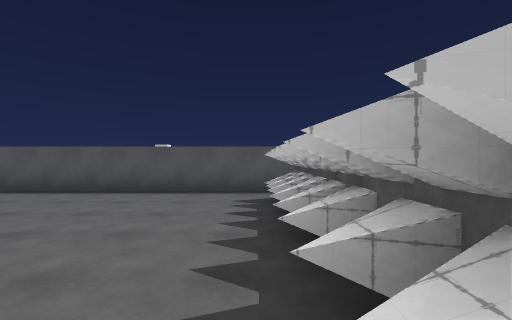
[1] (above)

23 first-person views from a walk through a scene from a Unity 3-D project. The camera is 1.4 m above the floor, looks level and sees 85° across. The floor is counted in squares, 2 m on a side. Each view is taken from the middle of a square. On the plan, view 1 faces up. The plan holds only what a view shows up to about 9 squares ahead; the rest is blank. The place goes on beyond the plan. The player character is not drawn.

[2]
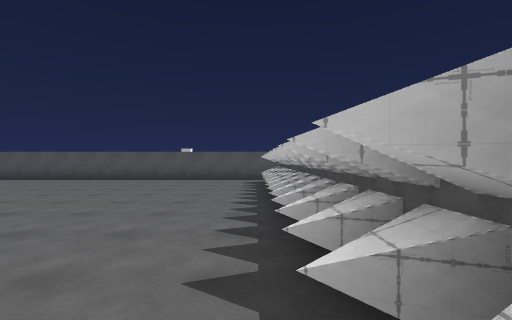

[3]
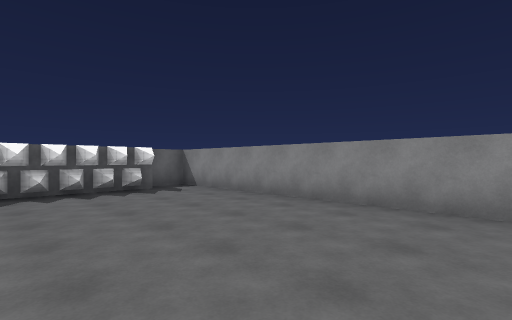

[4]
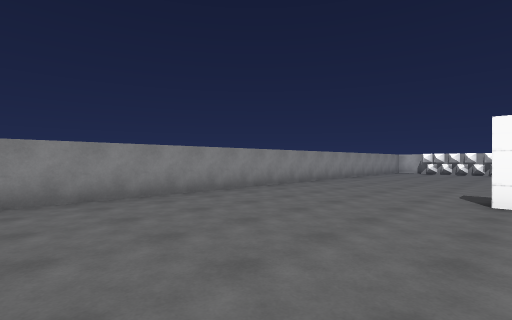

[5]
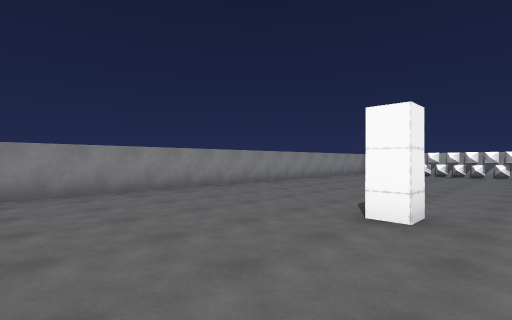

[6]
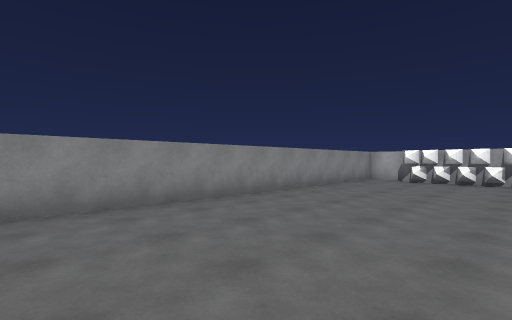

[7]
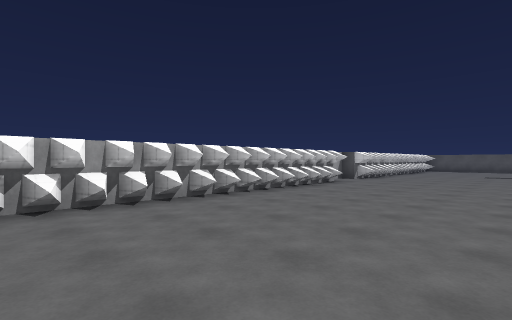

[8]
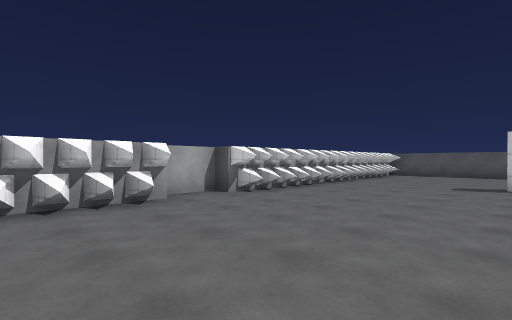

[9]
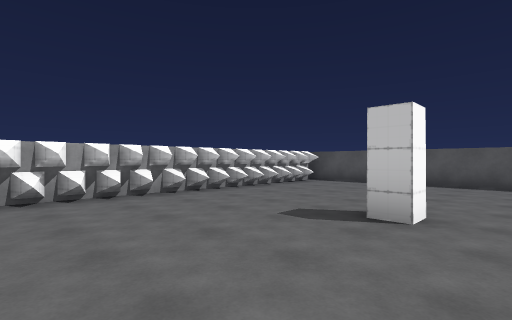

[10]
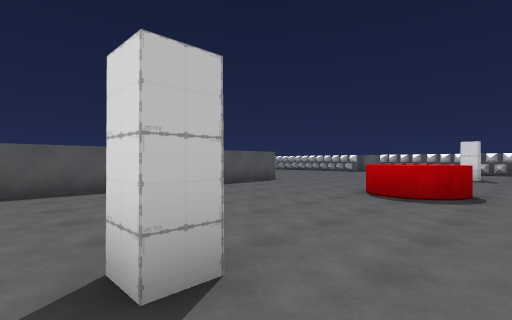

[11]
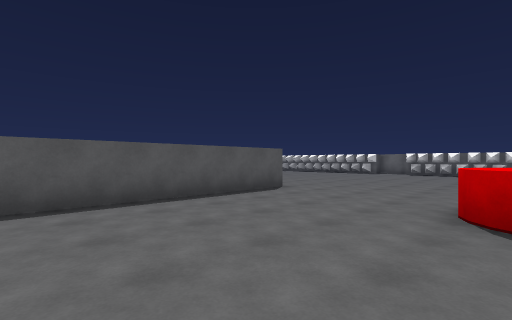

[12]
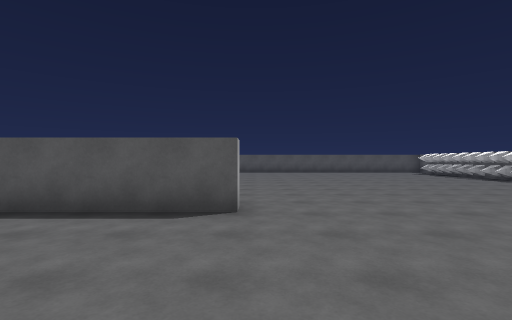

[13]
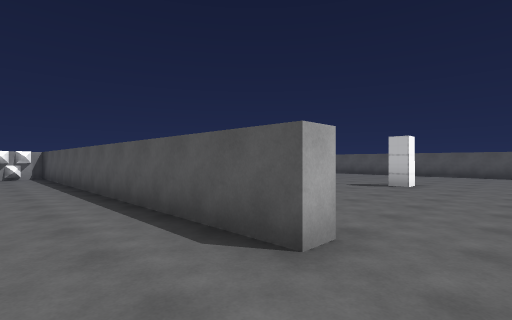

[14]
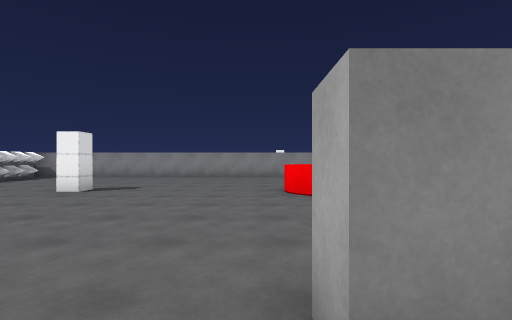

[15]
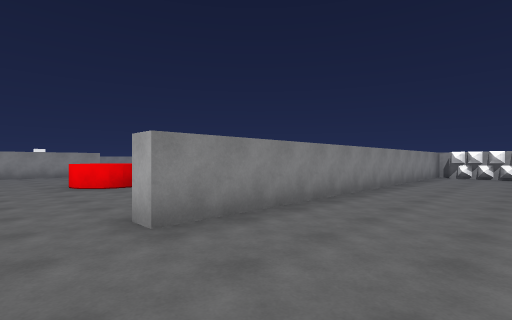

[16]
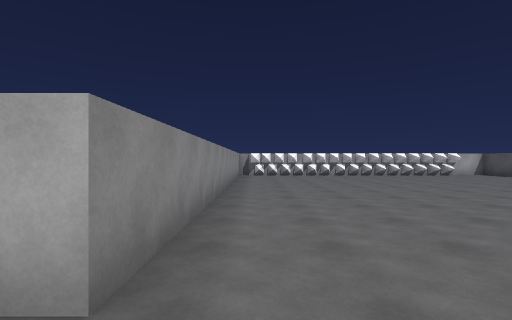

[17]
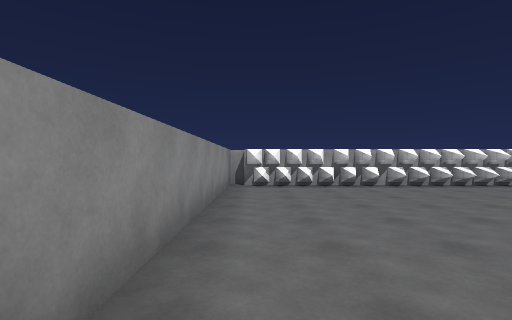

[18]
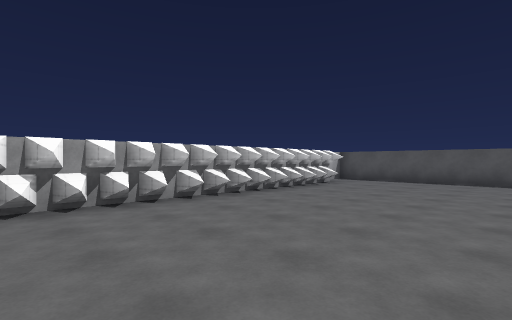

[19]
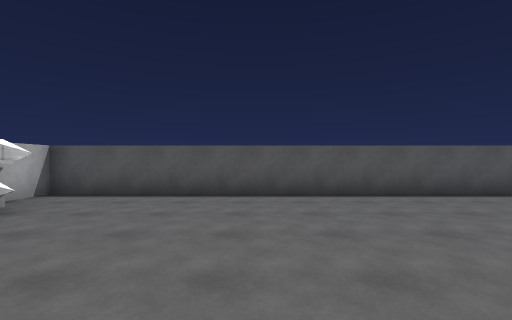

[20]
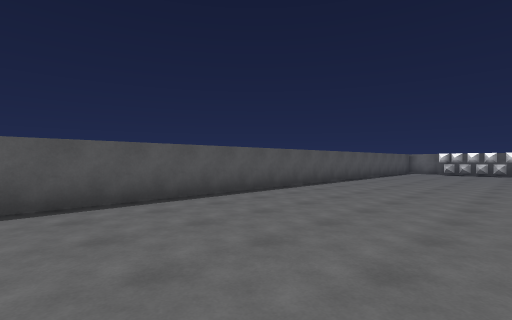

[21]
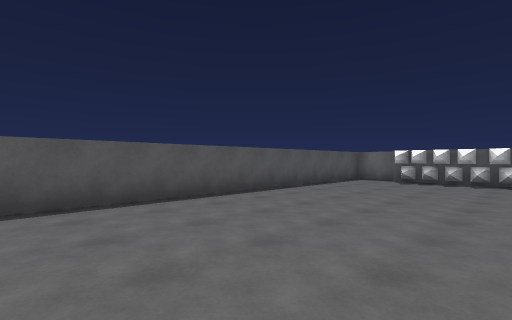

[22]
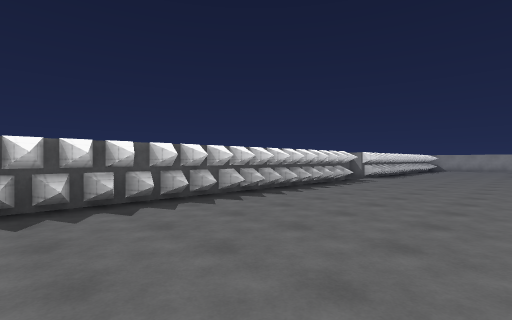

[23]
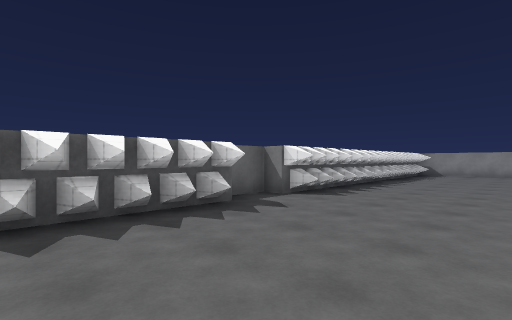

### Floor plan
Key: @ floor where view 1 was taken; # wall or solid block; . floor; O other object.
Columns run from 21 left of view 1 to 2 right of it. Each row starts with its distance up from view 1.
 29 #####################
 28 #.....................
 27 ##....................#
 26  #....................#
 25  #....................#
 24  #....................#
 23  #.........#...  .....#
 22  #....................#
 21  #....................#
 20  #....................#
 19  #....................#
 18  #....................##
 17  ############..........#
 16  #....................##
 15  #....................#
 14  #....................#
 13  #....................#
 12  #.........OO.........#
 11  #....#....OO....#....
 10  #...................
  9  #......    .........
  8  #......
  7 ##.....
  6 #......        ########
  5 ##.....       ........#
  4  #.....       ........#
  3  #.....       ........#
  2  #.....        .......#
  1  #....................#
  0  #.........#.........@#
 -1  #....................#
 -2  #....................#
 -3  #....................#
 -4  #....................##
 -5   .....................#
 -6   ######################

Where each view was taken, in squares from view 1:
view 1: 0 up, 0 right, facing up
view 2: 4 down, 0 right, facing up
view 3: 1 down, 6 left, facing down-right
view 4: 0 up, 4 left, facing down-left
view 5: 1 up, 6 left, facing down-left
view 6: 1 down, 10 left, facing down-left
view 7: 3 down, 15 left, facing up-left
view 8: 3 up, 15 left, facing up-left
view 9: 8 up, 14 left, facing up-left
view 10: 10 up, 16 left, facing up-right
view 11: 12 up, 14 left, facing up-right
view 12: 13 up, 8 left, facing up
view 13: 15 up, 7 left, facing up-left
view 14: 18 up, 8 left, facing down
view 15: 20 up, 7 left, facing down-left
view 16: 18 up, 7 left, facing left
view 17: 18 up, 12 left, facing left
view 18: 19 up, 15 left, facing up-left
view 19: 23 up, 16 left, facing up
view 20: 24 up, 15 left, facing up-right
view 21: 24 up, 9 left, facing up-right
view 22: 27 up, 4 left, facing down-right
view 23: 21 up, 3 left, facing down-right
